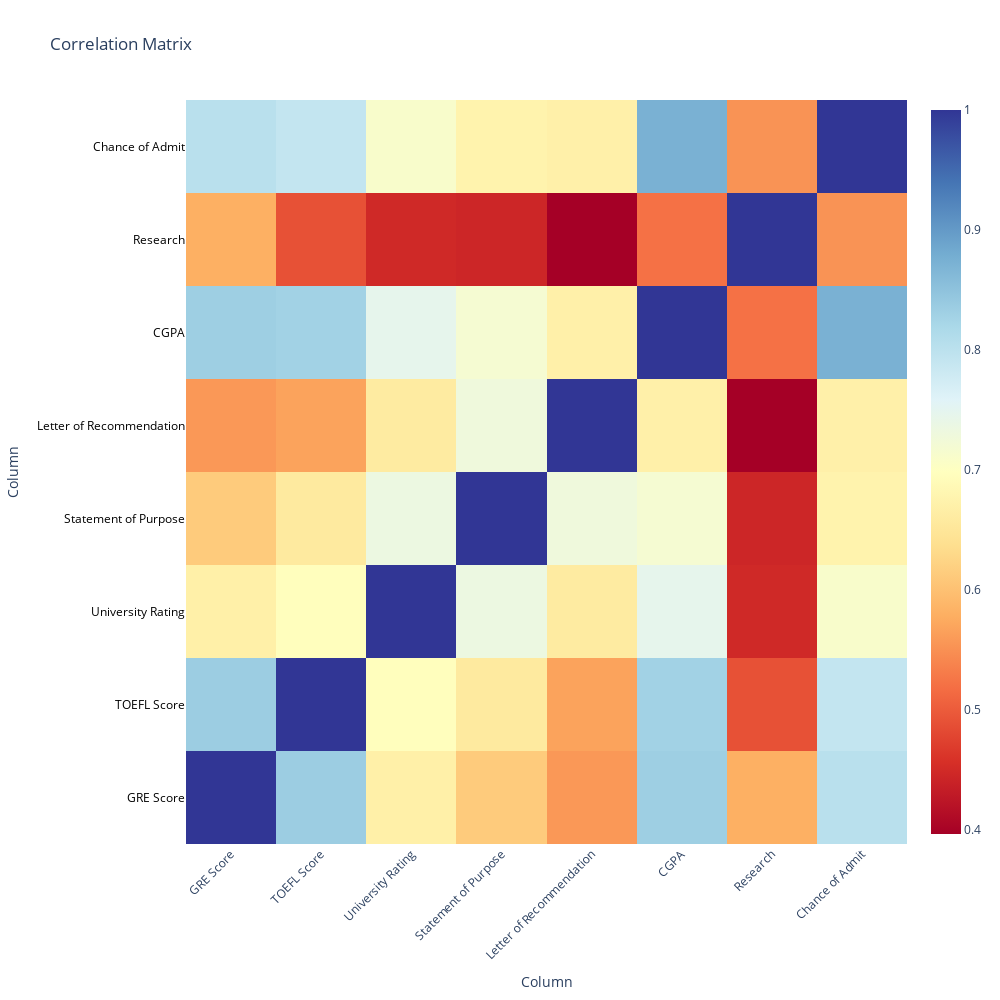

Notebook code cell kept with this figure:
### Markdown cell above
let's visualize them:

### Code cell
import plotly.graph_objects as go
import pandas as pd

# Calculate the correlation matrix
correlation_matrix = addmision_df.corr()

# Get the column names
columns = correlation_matrix.columns

# Create a hovertext for the correlation matrix
hovertext = [["<b>Correlation:</b> {:.2f}".format(correlation_matrix.iloc[i, j]), "<b>Column 1:</b> {}<br><b>Column 2:</b> {}".format(columns[i], columns[j])]
             for i in range(len(columns))
             for j in range(len(columns))]

# Create a trace for the correlation matrix heatmap
trace = go.Heatmap(
    z=correlation_matrix.values,
    x=columns,
    y=columns,
    hovertemplate='<b>Correlation:</b> %{z:.2f}<br>',
    text=hovertext,
    colorscale='RdYlBu',  # You can customize the colorscale if desired
)

# Create a layout for the plot
layout = go.Layout(
    title="Correlation Matrix",
    xaxis=dict(
        title="Column",
        tickangle=-45,  # Rotate the tick labels for better readability
        tickfont=dict(size=12),  # Adjust the font size of the tick labels
    ),
    yaxis=dict(
        title="Column",
        tickangle=0,  # No rotation for the tick labels
        tickfont=dict(size=12, color='black'),  # Adjust font color
    ),
    width=1000,  # Set the width of the plot
    height=1000,  # Set the height of the plot
)

# Create a figure and add the trace
fig = go.Figure(data=[trace], layout=layout)

# Show the plot
fig.show()

### Figure 1 — Plotly figure (JSON) as saved in the notebook; plotly's stock layout.template omitted (floating-point values rounded to 4 significant figures)
{"data": [{"colorscale": [[0, "rgb(165,0,38)"], [0.1, "rgb(215,48,39)"], [0.2, "rgb(244,109,67)"], [0.3, "rgb(253,174,97)"], [0.4, "rgb(254,224,144)"], [0.5, "rgb(255,255,191)"], [0.6, "rgb(224,243,248)"], [0.7, "rgb(171,217,233)"], [0.8, "rgb(116,173,209)"], [0.9, "rgb(69,117,180)"], [1, "rgb(49,54,149)"]], "hovertemplate": "<b>Correlation:</b> %{z:.2f}<br>", "text": [["<b>Correlation:</b> 1.00", "<b>Column 1:</b> GRE Score<br><b>Column 2:</b> GRE Score"], ["<b>Correlation:</b> 0.84", "<b>Column 1:</b> GRE Score<br><b>Column 2:</b> TOEFL Score"], ["<b>Correlation:</b> 0.67", "<b>Column 1:</b> GRE Score<br><b>Column 2:</b> University Rating"], ["<b>Correlation:</b> 0.61", "<b>Column 1:</b> GRE Score<br><b>Column 2:</b> Statement of Purpose"], ["<b>Correlation:</b> 0.56", "<b>Column 1:</b> GRE Score<br><b>Column 2:</b> Letter of Recommendation"], ["<b>Correlation:</b> 0.83", "<b>Column 1:</b> GRE Score<br><b>Column 2:</b> CGPA"], ["<b>Correlation:</b> 0.58", "<b>Column 1:</b> GRE Score<br><b>Column 2:</b> Research"], ["<b>Correlation:</b> 0.80", "<b>Column 1:</b> GRE Score<br><b>Column 2:</b> Chance of Admit"], ["<b>Correlation:</b> 0.84", "<b>Column 1:</b> TOEFL Score<br><b>Column 2:</b> GRE Score"], ["<b>Correlation:</b> 1.00", "<b>Column 1:</b> TOEFL Score<br><b>Column 2:</b> TOEFL Score"], ["<b>Correlation:</b> 0.70", "<b>Column 1:</b> TOEFL Score<br><b>Column 2:</b> University Rating"], ["<b>Correlation:</b> 0.66", "<b>Column 1:</b> TOEFL Score<br><b>Column 2:</b> Statement of Purpose"], ["<b>Correlation:</b> 0.57", "<b>Column 1:</b> TOEFL Score<br><b>Column 2:</b> Letter of Recommendation"], ["<b>Correlation:</b> 0.83", "<b>Column 1:</b> TOEFL Score<br><b>Column 2:</b> CGPA"], ["<b>Correlation:</b> 0.49", "<b>Column 1:</b> TOEFL Score<br><b>Column 2:</b> Research"], ["<b>Correlation:</b> 0.79", "<b>Column 1:</b> TOEFL Score<br><b>Column 2:</b> Chance of Admit"], ["<b>Correlation:</b> 0.67", "<b>Column 1:</b> University Rating<br><b>Column 2:</b> GRE Score"], ["<b>Correlation:</b> 0.70", "<b>Column 1:</b> University Rating<br><b>Column 2:</b> TOEFL Score"], ["<b>Correlation:</b> 1.00", "<b>Column 1:</b> University Rating<br><b>Column 2:</b> University Rating"], ["<b>Correlation:</b> 0.73", "<b>Column 1:</b> University Rating<br><b>Column 2:</b> Statement of Purpose"], ["<b>Correlation:</b> 0.66", "<b>Column 1:</b> University Rating<br><b>Column 2:</b> Letter of Recommendation"], ["<b>Correlation:</b> 0.75", "<b>Column 1:</b> University Rating<br><b>Column 2:</b> CGPA"], ["<b>Correlation:</b> 0.45", "<b>Column 1:</b> University Rating<br><b>Column 2:</b> Research"], ["<b>Correlation:</b> 0.71", "<b>Column 1:</b> University Rating<br><b>Column 2:</b> Chance of Admit"], ["<b>Correlation:</b> 0.61", "<b>Column 1:</b> Statement of Purpose<br><b>Column 2:</b> GRE Score"], ["<b>Correlation:</b> 0.66", "<b>Column 1:</b> Statement of Purpose<br><b>Column 2:</b> TOEFL Score"], ["<b>Correlation:</b> 0.73", "<b>Column 1:</b> Statement of Purpose<br><b>Column 2:</b> University Rating"], ["<b>Correlation:</b> 1.00", "<b>Column 1:</b> Statement of Purpose<br><b>Column 2:</b> Statement of Purpose"], ["<b>Correlation:</b> 0.73", "<b>Column 1:</b> Statement of Purpose<br><b>Column 2:</b> Letter of Recommendation"], ["<b>Correlation:</b> 0.72", "<b>Column 1:</b> Statement of Purpose<br><b>Column 2:</b> CGPA"], ["<b>Correlation:</b> 0.44", "<b>Column 1:</b> Statement of Purpose<br><b>Column 2:</b> Research"], ["<b>Correlation:</b> 0.68", "<b>Column 1:</b> Statement of Purpose<br><b>Column 2:</b> Chance of Admit"], ["<b>Correlation:</b> 0.56", "<b>Column 1:</b> Letter of Recommendation<br><b>Column 2:</b> GRE Score"], ["<b>Correlation:</b> 0.57", "<b>Column 1:</b> Letter of Recommendation<br><b>Column 2:</b> TOEFL Score"], ["<b>Correlation:</b> 0.66", "<b>Column 1:</b> Letter of Recommendation<br><b>Column 2:</b> University Rating"], ["<b>Correlation:</b> 0.73", "<b>Column 1:</b> Letter of Recommendation<br><b>Column 2:</b> Statement of Purpose"], ["<b>Correlation:</b> 1.00", "<b>Column 1:</b> Letter of Recommendation<br><b>Column 2:</b> Letter of Recommendation"], ["<b>Correlation:</b> 0.67", "<b>Column 1:</b> Letter of Recommendation<br><b>Column 2:</b> CGPA"], ["<b>Correlation:</b> 0.40", "<b>Column 1:</b> Letter of Recommendation<br><b>Column 2:</b> Research"], ["<b>Correlation:</b> 0.67", "<b>Column 1:</b> Letter of Recommendation<br><b>Column 2:</b> Chance of Admit"], ["<b>Correlation:</b> 0.83", "<b>Column 1:</b> CGPA<br><b>Column 2:</b> GRE Score"], ["<b>Correlation:</b> 0.83", "<b>Column 1:</b> CGPA<br><b>Column 2:</b> TOEFL Score"], ["<b>Correlation:</b> 0.75", "<b>Column 1:</b> CGPA<br><b>Column 2:</b> University Rating"], ["<b>Correlation:</b> 0.72", "<b>Column 1:</b> CGPA<br><b>Column 2:</b> Statement of Purpose"], ["<b>Correlation:</b> 0.67", "<b>Column 1:</b> CGPA<br><b>Column 2:</b> Letter of Recommendation"], ["<b>Correlation:</b> 1.00", "<b>Column 1:</b> CGPA<br><b>Column 2:</b> CGPA"], ["<b>Correlation:</b> 0.52", "<b>Column 1:</b> CGPA<br><b>Column 2:</b> Research"], ["<b>Correlation:</b> 0.87", "<b>Column 1:</b> CGPA<br><b>Column 2:</b> Chance of Admit"], ["<b>Correlation:</b> 0.58", "<b>Column 1:</b> Research<br><b>Column 2:</b> GRE Score"], ["<b>Correlation:</b> 0.49", "<b>Column 1:</b> Research<br><b>Column 2:</b> TOEFL Score"], ["<b>Correlation:</b> 0.45", "<b>Column 1:</b> Research<br><b>Column 2:</b> University Rating"], ["<b>Correlation:</b> 0.44", "<b>Column 1:</b> Research<br><b>Column 2:</b> Statement of Purpose"], ["<b>Correlation:</b> 0.40", "<b>Column 1:</b> Research<br><b>Column 2:</b> Letter of Recommendation"], ["<b>Correlation:</b> 0.52", "<b>Column 1:</b> Research<br><b>Column 2:</b> CGPA"], ["<b>Correlation:</b> 1.00", "<b>Column 1:</b> Research<br><b>Column 2:</b> Research"], ["<b>Correlation:</b> 0.55", "<b>Column 1:</b> Research<br><b>Column 2:</b> Chance of Admit"], ["<b>Correlation:</b> 0.80", "<b>Column 1:</b> Chance of Admit<br><b>Column 2:</b> GRE Score"], ["<b>Correlation:</b> 0.79", "<b>Column 1:</b> Chance of Admit<br><b>Column 2:</b> TOEFL Score"], ["<b>Correlation:</b> 0.71", "<b>Column 1:</b> Chance of Admit<br><b>Column 2:</b> University Rating"], ["<b>Correlation:</b> 0.68", "<b>Column 1:</b> Chance of Admit<br><b>Column 2:</b> Statement of Purpose"], ["<b>Correlation:</b> 0.67", "<b>Column 1:</b> Chance of Admit<br><b>Column 2:</b> Letter of Recommendation"], ["<b>Correlation:</b> 0.87", "<b>Column 1:</b> Chance of Admit<br><b>Column 2:</b> CGPA"], ["<b>Correlation:</b> 0.55", "<b>Column 1:</b> Chance of Admit<br><b>Column 2:</b> Research"], ["<b>Correlation:</b> 1.00", "<b>Column 1:</b> Chance of Admit<br><b>Column 2:</b> Chance of Admit"]], "type": "heatmap", "x": ["GRE Score", "TOEFL Score", "University Rating", "Statement of Purpose", "Letter of Recommendation", "CGPA", "Research", "Chance of Admit"], "y": ["GRE Score", "TOEFL Score", "University Rating", "Statement of Purpose", "Letter of Recommendation", "CGPA", "Research", "Chance of Admit"], "z": [[1, 0.836, 0.669, 0.6128, 0.5576, 0.8331, 0.5804, 0.8026], [0.836, 1, 0.6956, 0.658, 0.5677, 0.8284, 0.4899, 0.7916], [0.669, 0.6956, 1, 0.7345, 0.6601, 0.7465, 0.4478, 0.7113], [0.6128, 0.658, 0.7345, 1, 0.7296, 0.7181, 0.444, 0.6757], [0.5576, 0.5677, 0.6601, 0.7296, 1, 0.6702, 0.3969, 0.6699], [0.8331, 0.8284, 0.7465, 0.7181, 0.6702, 1, 0.5217, 0.8733], [0.5804, 0.4899, 0.4478, 0.444, 0.3969, 0.5217, 1, 0.5532], [0.8026, 0.7916, 0.7113, 0.6757, 0.6699, 0.8733, 0.5532, 1]]}], "layout": {"height": 1000, "title": {"text": "Correlation Matrix"}, "width": 1000, "xaxis": {"autorange": true, "range": [-0.5, 7.5], "tickangle": -45, "tickfont": {"size": 12}, "title": {"text": "Column"}, "type": "category"}, "yaxis": {"autorange": true, "range": [-0.5, 7.5], "tickangle": 0, "tickfont": {"color": "black", "size": 12}, "title": {"text": "Column"}, "type": "category"}}}
